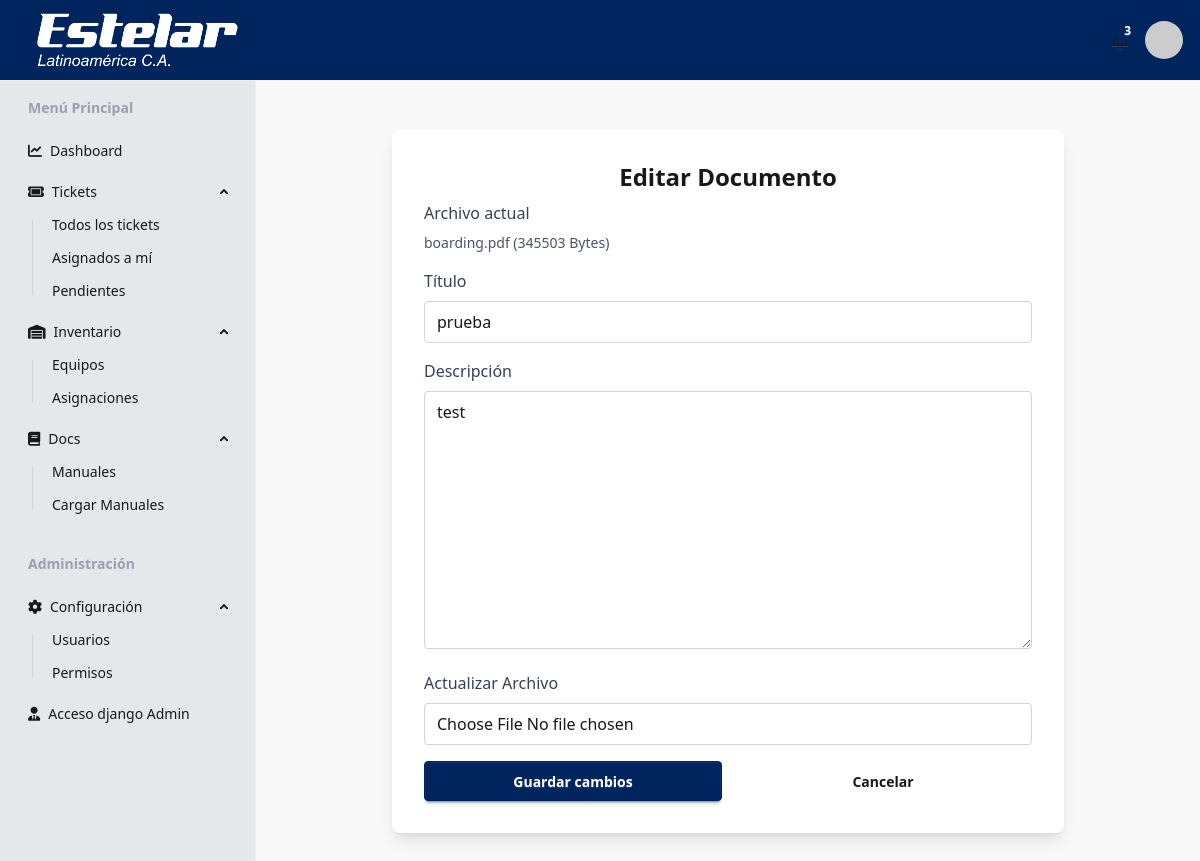
The page /library/view/1/edit/ (signed in) on the database as committed earlier.
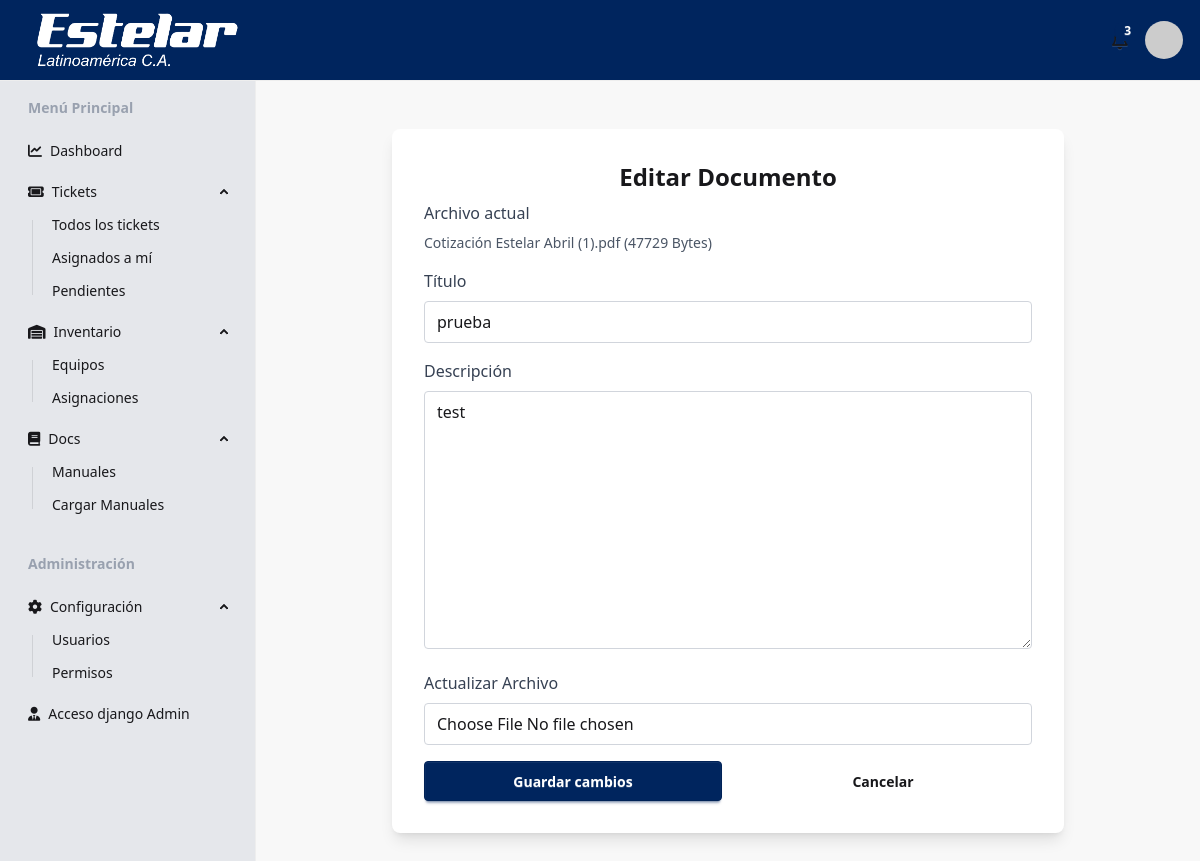
The same page on the database as committed later.
### library/models.py (models this page shows, shortened)
class Tutorial(models.Model):
    titulo = models.CharField(max_length=180)
    descripcion = models.TextField(blank=True)
    archivo = models.FileField(upload_to=tutorial_upload_path)
    archivo_path = models.CharField(max_length=255, editable=False, default='')
    nombre_original = models.CharField(max_length=255, editable=False, default='')
    extension = models.CharField(max_length=20, editable=False, default='')
    mime_type = models.CharField(max_length=100, editable=False, default='application/octet-stream')
    tamano_bytes = models.BigIntegerField(editable=False, default=0)
    creado_en = models.DateTimeField(auto_now_add=True)
    actualizado_en = models.DateTimeField(auto_now=True)
    class Meta:
        ordering = ['-creado_en']

### library/views.py (the view)
# urls.py: path('view/<int:tutorial_id>/edit/', views.library_edit, name='library_edit'),
@login_required
def library_edit(request, tutorial_id):
    tutorial = get_object_or_404(Tutorial, pk=tutorial_id)
    if request.method == 'POST':
        form = TutorialForm(request.POST, request.FILES, instance=tutorial)
        if form.is_valid():
            form.save()
            messages.success(request, 'Documento actualizado correctamente.')
            return redirect('library_view')
    else:
        form = TutorialForm(instance=tutorial)
    return render(request, 'library_edit.html', {'form': form, 'tutorial': tutorial})

### library/templates/library_edit.html (shortened to what this page needs)
{% extends 'base.html' %}
{% block content %}
<div class="flex items-center justify-center h-full">
    <div class="w-full max-w-2xl bg-base-100 p-8 rounded-lg shadow-lg">
        <h2 class="text-2xl font-bold mb-2 text-center">Editar Documento</h2>
        <form method="post" enctype="multipart/form-data" class="space-y-4">
            <div>
                <label class="block text-gray-700 mb-2">Archivo actual</label>
                <p class="text-sm text-gray-600">{{ tutorial.nombre_original }} ({{ tutorial.tamano_bytes }} Bytes)</p>
            </div>
            {% for field in form.visible_fields %}
                <div>
                    <label for="{{ field.id_for_label }}" class="block text-gray-700 mb-2">{{ field.label }}</label>
                    {{ field }}
                </div>
            {% endfor %}
            <div class="flex flex-col sm:flex-row gap-3">
                <button type="submit" class="btn btn-primary flex-1">Guardar cambios</button>
                <a href="{% url 'library_view' %}" class="btn btn-ghost flex-1">Cancelar</a>
            </div>
        </form>
    </div>
</div>
{% endblock %}

Rows that differ between the two databases and show on the page:
changed Tutorial "prueba": nombre_original "boarding.pdf" → "Cotización Estelar Abril (1).pdf"; tamano_bytes "345503" → "47729"
